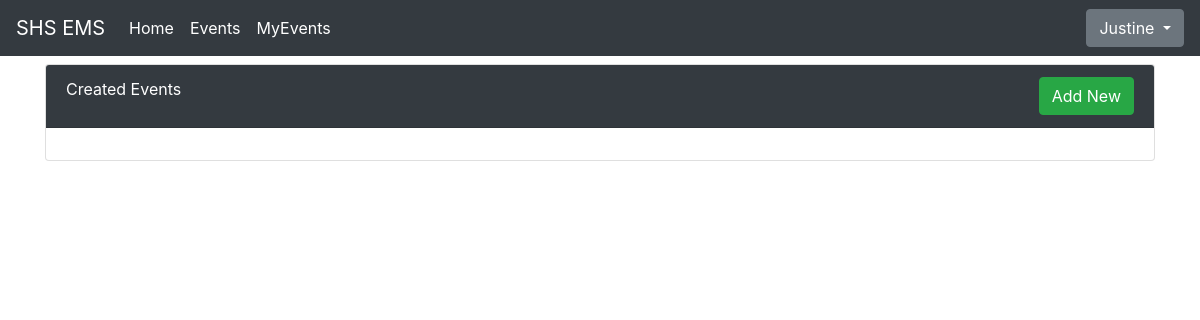
The app's page /events/my/ (signed in), older data.
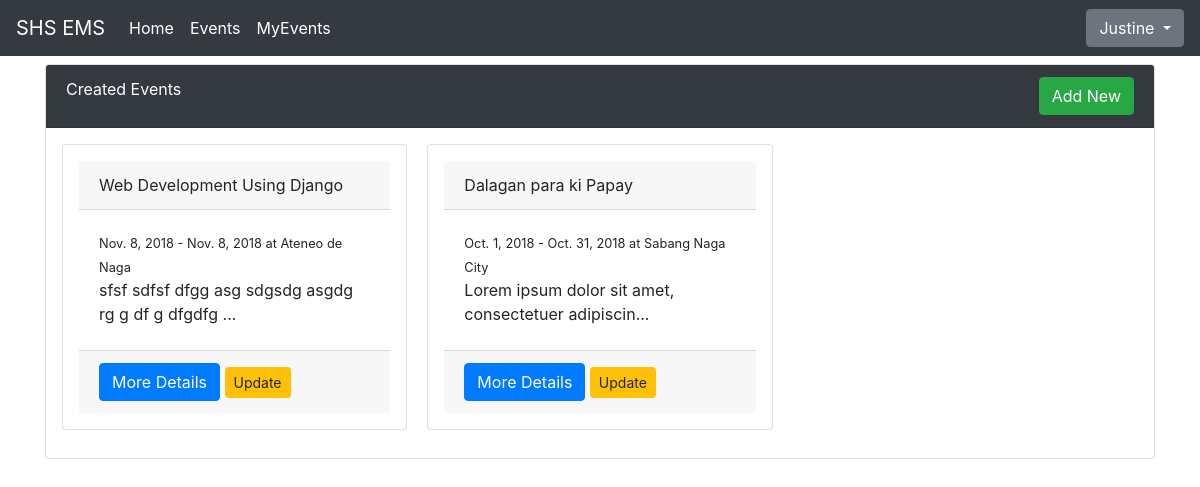
The same page, newer data.
### events/models.py (models this page shows, shortened)
class Event(models.Model):
    name = models.CharField("Name of Event", max_length = 100, default = "")
    description = models.TextField("Description", max_length = 2000, blank = True)
    max_slots = models.IntegerField("Max Slots", blank = True, null = True)
    date_from = models.DateField("Start Date")
    date_to = models.DateField("End Date")
    time_from = models.TimeField("Start Time")
    time_to = models.TimeField("End Time")
    venue = models.CharField("Venue", max_length = 100)
    date_created = models.DateTimeField("Date Created", auto_now_add = True)
    creator = models.ForeignKey(to = "users.Participant", on_delete = models.CASCADE)

### events/views.py (the view)
# urls.py: path("events/my/", MyEventListView.as_view(), name = "myevent_list"),
class MyEventListView(ListView):
    model = Event
    template_name = "myevent_list.html"
    context_object_name = "myevent_list"
    def get_queryset(self):
        qs = super().get_queryset()
        return qs.filter(creator = self.request.user)

### templates/myevent_list.html (shortened to what this page needs)
{% extends "base.html" %}
{% block content %}
<div class="card mt-2">
    <div class="card-header bg-dark text-white">
        Created Events
        <a href="{% url 'event_create' %}"
            class = "btn btn-success float-right">
            Add New
        </a>
    </div>
    <div class="card-body p-3">
             <div class="card-columns">
                {% for event in myevent_list %}
                <div class="card p-3">
                    <div class="card-header">
                        {{event.name}}
                    </div>
                    <div class="card-body">
                        <small>{{ event.date_from }} - {{ event.date_to }} at {{ event.venue }} </small>
                            <p class="mb-1"> {{ event.description | slice:":50" }}...</p>
                        </div>
                        <div class="card-footer">
                             <a href= "{% url 'event_detail' event.pk %}"
                                class = "btn btn-primary" >
                                More Details
                             </a>
                             <a href= "{% url 'event_update' event.pk %}"
                                class = "btn btn-sm btn-warning" >
                                Update
                            </a>
                        </div>
                    </div>
                {% endfor %}
            </div>
        </div>
      </div>
{% endblock %}

Row changes from the older to the newer data that the page shows:
added Event: name "Web Development Using Django", date_from "Nov. 8, 2018", date_to "Nov. 8, 2018", venue "Ateneo de Naga", description "sfsf sdfsf dfgg asg sdgsdg asgdg rg g df g dfgdfg"
added Event: name "Dalagan para ki Papay", date_from "Oct. 1, 2018", date_to "Oct. 31, 2018", venue "Sabang Naga City", description "Lorem ipsum dolor sit amet, consectetuer adipiscin"
